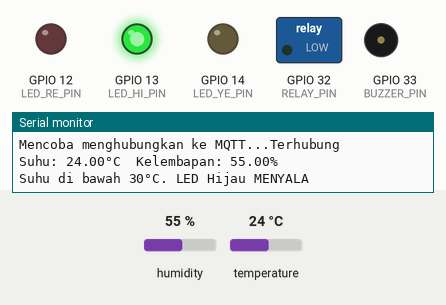
A sketch run on a simulated ESP32. Parts: switched loads named in the sketch (green lamp = pin HIGH), output pins drawn as LEDs (lit = HIGH), buzzer (waves = sounding, pin HIGH), the last lines printed to the serial monitor. The inputs (shaded band) are chosen by the test bench; at power-on: temperature 24 °C, humidity 55 %. WiFi joins after 1.5 s; servers stay silent unless stated; no MQTT or app messages arrive unless stated.

Above: at 3.2 s.
3.3 s: temperature set to 28 °C
6.0 s: temperature set to 31 °C
At 7.6 s:
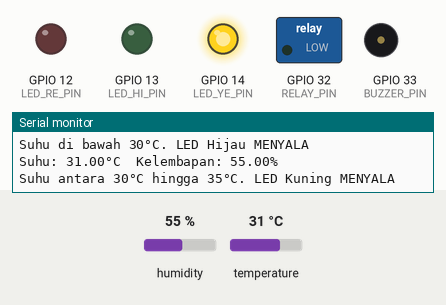
8.7 s: temperature set to 34 °C
11.4 s: temperature set to 37 °C
At 12.6 s:
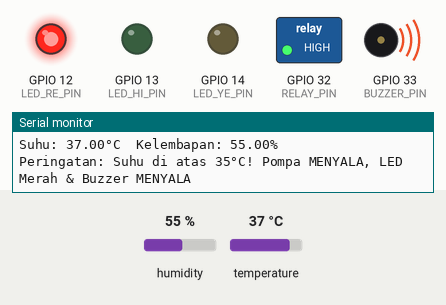
14.1 s: temperature set to 12 °C
At 15.1 s:
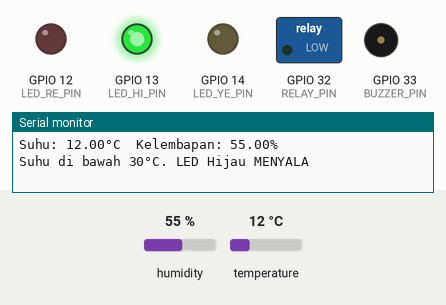
16.8 s: temperature set to 33 °C
At 18.8 s:
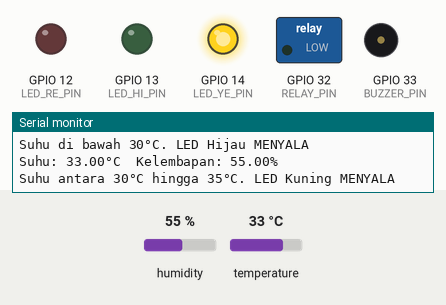
Timing chart, 0 to 20.3 s (numbered marks = the images above; inputs shaded):
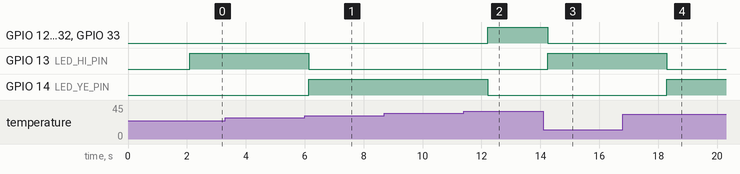

Measured:
- the behaviour switches between 29 and 30 °C on temperature (found by bisection; images 0 and 1)
- the behaviour switches between 35 and 36 °C on temperature (found by bisection; images 1 and 2)
- after the input at 6.0 s, GPIO 13 (LED_HI_PIN): HIGH → LOW after 0.14 s; GPIO 14 (LED_YE_PIN): LOW → HIGH after 0.14 s
- after the input at 11.4 s, GPIO 12 (LED_RE_PIN), GPIO 32 (RELAY_PIN), GPIO 33 (BUZZER_PIN): LOW → HIGH after 0.82 s; GPIO 14 (LED_YE_PIN): HIGH → LOW after 0.82 s
- after the input at 14.1 s, GPIO 12 (LED_RE_PIN), GPIO 32 (RELAY_PIN), GPIO 33 (BUZZER_PIN): HIGH → LOW after 0.14 s; GPIO 13 (LED_HI_PIN): LOW → HIGH after 0.14 s
- after the input at 16.8 s, GPIO 13 (LED_HI_PIN): HIGH → LOW after 1.5 s; GPIO 14 (LED_YE_PIN): LOW → HIGH after 1.5 s

The sketch:

sketch.ino
```cpp
#include <WiFi.h>
#include <PubSubClient.h>
#include <DHT.h>

// Pin yang digunakan untuk komponen
#define DHTPIN 15       // Pin sensor DHT
#define LED_HI_PIN 13   // LED Hijau
#define LED_YE_PIN 14   // LED Kuning
#define LED_RE_PIN 12   // LED Merah
#define RELAY_PIN 32    // Relay pompa
#define BUZZER_PIN 33   // Buzzer

// DHT sensor
#define DHTTYPE DHT11   // Jenis sensor DHT
DHT dht(DHTPIN, DHTTYPE);

// Pengaturan WiFi dan MQTT
const char* ssid = "Wokwi-GUEST";    // Nama WiFi
const char* password = "";           // Password WiFi (kosong)
const char* mqtt_server = "broker.hivemq.com"; // Alamat broker MQTT
const int mqtt_port = 1883;          // Port broker MQTT

WiFiClient espClient;
PubSubClient client(espClient);

// Fungsi untuk menghubungkan ke WiFi
void setup_wifi() {
  delay(10);
  Serial.println();
  Serial.print("Menghubungkan ke WiFi...");
  WiFi.mode(WIFI_STA);
  WiFi.begin(ssid, password);

  while (WiFi.status() != WL_CONNECTED) {
    delay(1000);
    Serial.print(".");
    Serial.print(WiFi.status()); // Debugging untuk menampilkan status WiFi
  }

  Serial.println("\nTerhubung ke WiFi!");
  Serial.print("IP Address: ");
  Serial.println(WiFi.localIP()); // Menampilkan alamat IP
}

// Fungsi untuk menghubungkan ke broker MQTT
void reconnect() {
  while (!client.connected()) {
    Serial.print("Mencoba menghubungkan ke MQTT...");

    // Mencoba untuk terkoneksi
    if (client.connect("ESP32Client")) {
      Serial.println("Terhubung");
      client.subscribe("hydroponic/control"); // Subscribing untuk menerima kontrol
    } else {
      Serial.print("Gagal, rc=");
      Serial.print(client.state());
      Serial.println(" coba lagi dalam 5 detik");
      delay(5000);
    }
  }
}

void setup() {
  Serial.begin(115200);
  setup_wifi();

  client.setServer(mqtt_server, mqtt_port);
  dht.begin();

  pinMode(LED_HI_PIN, OUTPUT); // LED Hijau
  pinMode(LED_YE_PIN, OUTPUT); // LED Kuning
  pinMode(LED_RE_PIN, OUTPUT); // LED Merah
  pinMode(RELAY_PIN, OUTPUT);  // Pompa (Relay)
  pinMode(BUZZER_PIN, OUTPUT); // Buzzer
}

void loop() {
  if (!client.connected()) {
    reconnect();
  }
  client.loop();

  // Membaca suhu dan kelembapan dari sensor DHT
  float humidity = dht.readHumidity();
  float temperature = dht.readTemperature();

  // Mengecek jika pembacaan gagal
  if (isnan(humidity) || isnan(temperature)) {
    Serial.println("Gagal membaca data dari sensor DHT!");
    return;
  }

  // Menampilkan data suhu dan kelembapan di Serial Monitor
  Serial.print("Suhu: ");
  Serial.print(temperature);
  Serial.print("°C  Kelembapan: ");
  Serial.print(humidity);
  Serial.println("%");

  // Menyalakan LED dan Buzzer berdasarkan suhu
  if (temperature > 35) {
    digitalWrite(LED_RE_PIN, HIGH);   // LED Merah menyala
    digitalWrite(LED_YE_PIN, LOW);    // LED Kuning mati
    digitalWrite(LED_HI_PIN, LOW);    // LED Hijau mati
    digitalWrite(RELAY_PIN, HIGH);    // Menyalakan pompa
    digitalWrite(BUZZER_PIN, HIGH);   // Menyalakan buzzer
    Serial.println("Peringatan: Suhu di atas 35°C! Pompa MENYALA, LED Merah & Buzzer MENYALA");
  } else if (temperature >= 30 && temperature <= 35) {
    digitalWrite(LED_RE_PIN, LOW);    // LED Merah mati
    digitalWrite(LED_YE_PIN, HIGH);   // LED Kuning menyala
    digitalWrite(LED_HI_PIN, LOW);    // LED Hijau mati
    digitalWrite(RELAY_PIN, LOW);     // Pompa mati
    digitalWrite(BUZZER_PIN, LOW);    // Buzzer mati
    Serial.println("Suhu antara 30°C hingga 35°C. LED Kuning MENYALA");
  } else {
    digitalWrite(LED_RE_PIN, LOW);    // LED Merah mati
    digitalWrite(LED_YE_PIN, LOW);    // LED Kuning mati
    digitalWrite(LED_HI_PIN, HIGH);   // LED Hijau menyala
    digitalWrite(RELAY_PIN, LOW);     // Pompa mati
    digitalWrite(BUZZER_PIN, LOW);    // Buzzer mati
    Serial.println("Suhu di bawah 30°C. LED Hijau MENYALA");
  }

  // Mengirim data suhu dan kelembapan ke broker MQTT
  String payload = "{\"temperature\": " + String(temperature) + ", \"humidity\": " + String(humidity) + "}";
  client.publish("hydroponic/data", payload.c_str());

  delay(2000); // Delay 2 detik sebelum membaca data lagi
}
```
